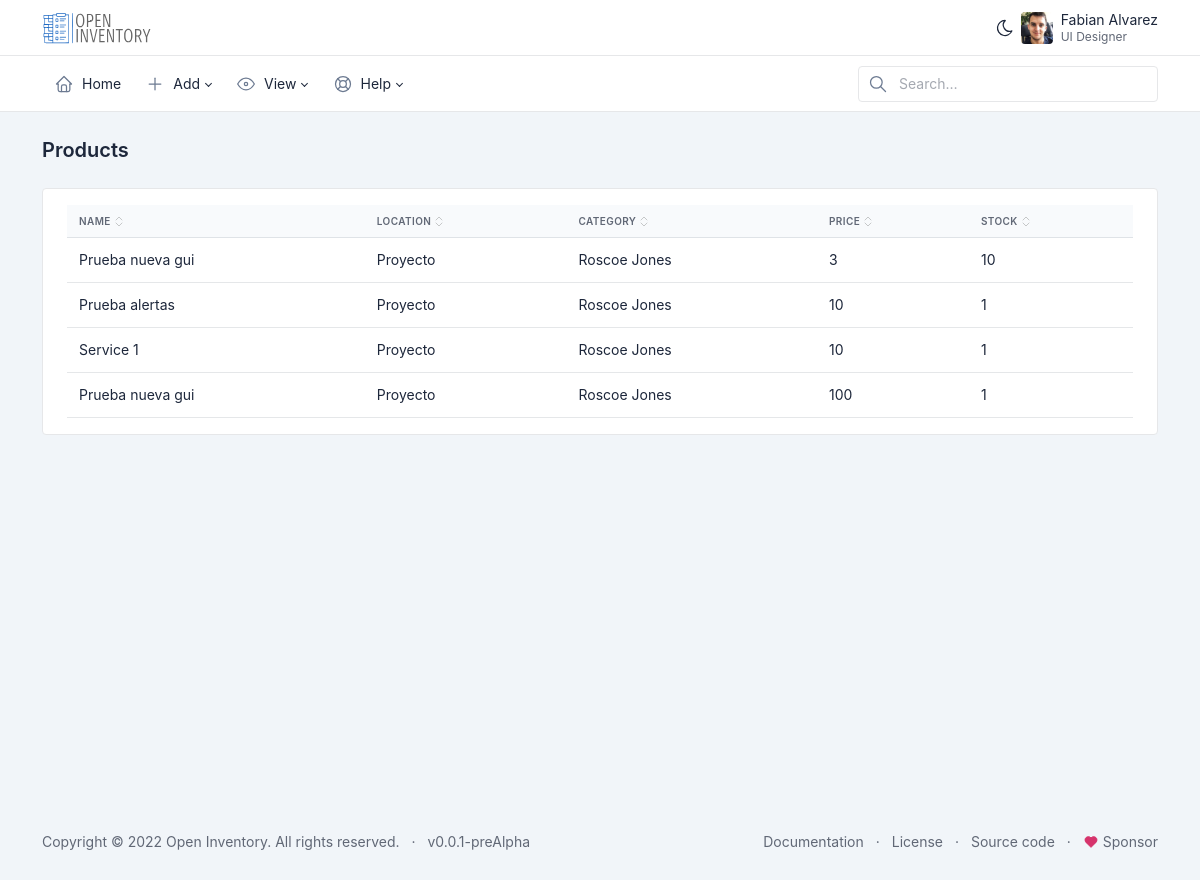
The page /view-products on the database as committed earlier.
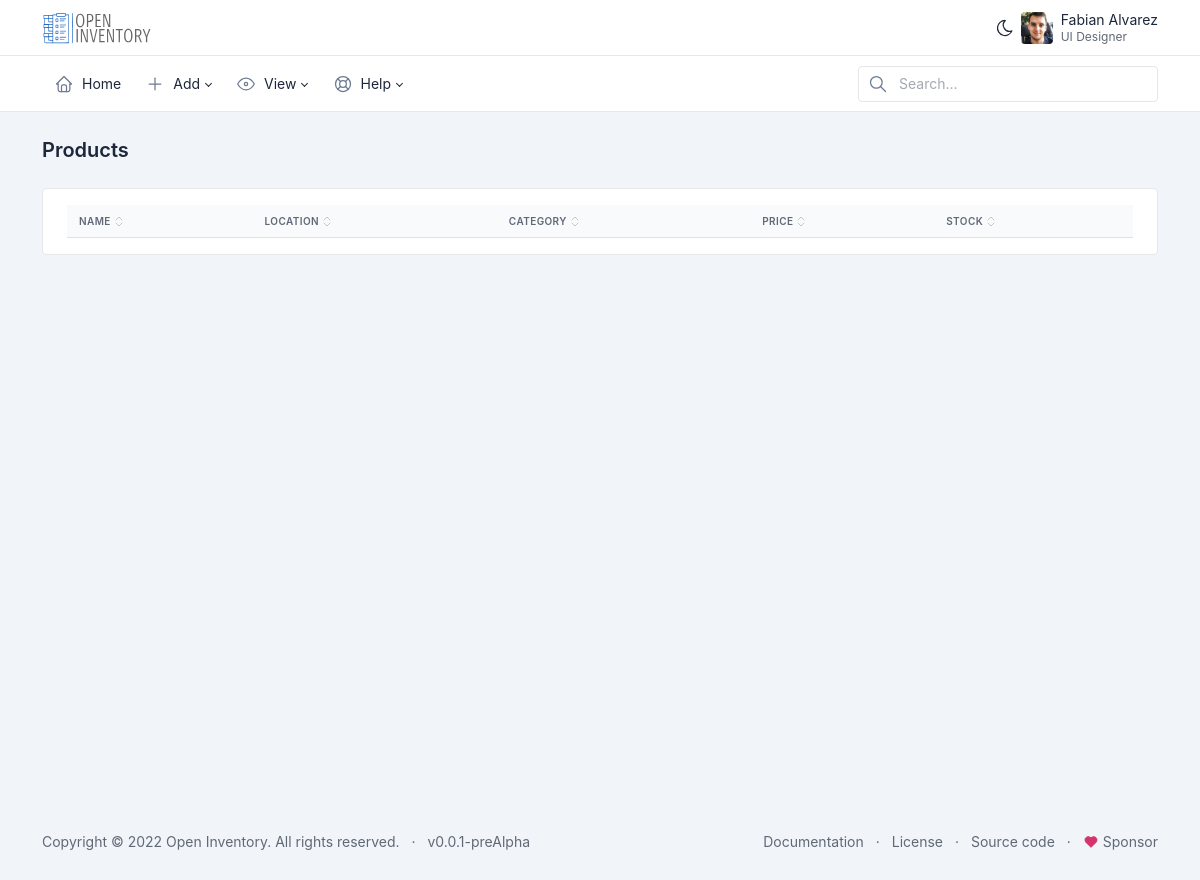
The same page on the database as committed later.
### dashboard/models.py (models this page shows, shortened)
class Product(models.Model):
    name = models.CharField(max_length=200)
    description = models.TextField(null=True, blank=True)
    price = models.IntegerField()
    stock = models.IntegerField()
    category = models.CharField(max_length=200)
    location = models.CharField(max_length=200)
    image = models.ImageField(upload_to='images/', null=True, blank=True)

class Storage(models.Model):
    name = models.CharField(max_length=200)
    description = models.TextField(null=True, blank=True)
    location = models.CharField(max_length=200)
    parent_storage = models.ForeignKey('self', on_delete=models.CASCADE, null=True, blank=True)
    def __str__(self):
        return self.name
    class Meta:
        verbose_name_plural = "Storages"
        verbose_name = "Storage"

class Category(models.Model):
    name = models.CharField(max_length=200)
    description = models.TextField(null=True, blank=True)
    parent_category = models.ForeignKey('self', on_delete=models.CASCADE, null=True, blank=True)
    def __str__(self):
        return self.name
    class Meta:
        verbose_name_plural = "Categories"
        verbose_name = "Category"

### dashboard/views.py (the view)
# urls.py: path('view-products', views.view_products, name='view_products'),
def view_products(request):
  products = Product.objects.all()
  locations = Storage.objects.all()
  locations = list(locations)
  categories = Category.objects.all()
  currency = global_preferences['general__currency_symbol']
  return render(request, 'view-products.html', {"title": "Productos", "products": products, "locations": locations, "currency": currency, "categories": categories })

### dashboard/templatetags/custom_tags.py (called while the page is built)
@register.simple_tag
def get_location(list, location_id):
    location_id = int(location_id)
    return list[location_id-1]

@register.simple_tag
def get_category(list, category_id):
    category_id = int(category_id)
    return list[category_id-1]

### dashboard/templates/view-products.html (shortened to what this page needs)
<!DOCTYPE html>
<html>
<body>
{% extends 'menu.html' %}
{% block pagecontent %}
{% load custom_tags %}
<!doctype html>
<html lang="en">
  <body >
      <div class="page-wrapper">
        <div class="page-header d-print-none">
          <div class="container-xl">
            <div class="row g-2 align-items-center">
              <div class="col">
                <h2 class="page-title">
                  {{_('Products')}}
                </h2>
              </div>
            </div>
          </div>
        </div>
        <div class="page-body">
          <div class="container-xl">
            <div class="card">
              <div class="card-body">
                <div id="table-default" class="table-responsive">
                  <table class="table">
                    <thead>
                      <tr>
                        <th><button class="table-sort" data-sort="sort-name">{{_('Name')}}</button></th>
                        <th><button class="table-sort" data-sort="sort-location">{{_('Location')}}</button></th>
                        <th><button class="table-sort" data-sort="sort-category">{{_('Category')}}</button></th>
                        <th><button class="table-sort" data-sort="sort-price">{{_('Price')}}</button></th>
                        <th><button class="table-sort" data-sort="sort-stock">{{_('Stock')}}</button></th>
                      </tr>
                    </thead>
                    <tbody class="table-tbody">
                    {% for product in products %}
                      <tr>
                        <td class="sort-name"><a class="text-reset" href="{% url 'dashboard:get_product' product.id %}">{{ product.name }}</a></td>
                        <td class="sort-location">{% get_location locations product.location %}</td>
                        <td class="sort-category">{% get_category categories product.category %}</td>
                        <td class="sort-price">{{ product.price }}</td>
                        <td class="sort-stock">{{ product.stock }}</td>
                      </tr>
                    {% endfor %}
                    </tbody>
                  </table>
                </div>
              </div>
            </div>
          </div>
        </div>
      </div>
    </div>
  </body>
</html>
{% endblock %}

### static/templates/menu.html (shortened to what this page needs)
{% load static %}
{% load i18n %}
<!doctype html>
<html lang="en">
   <head>
      <link href="{% static 'css/tabler.min.css' %}" rel="stylesheet"/>
      <link href="{% static 'css/tabler-flags.min.css' %}" rel="stylesheet"/>
      <link href="{% static 'css/tabler-payments.min.css' %}" rel="stylesheet"/>
      <link href="{% static 'css/tabler-vendors.min.css' %}" rel="stylesheet"/>
      <link href="{% static 'css/demo.min.css' %}" rel="stylesheet"/>
   </head>
   <body >
      <div class="page">
      <div class="sticky-top">
         <header class="navbar navbar-expand-md navbar-light sticky-top d-print-none">
            <div class="container-xl">
               <h1 class="navbar-brand navbar-brand-autodark d-none-navbar-horizontal pe-0 pe-md-3">
                  <a href=".">
                  <img src="{% static 'media/logo.svg' %}" width="110" height="32" alt="Tabler" class="navbar-brand-image">
                  </a>
               </h1>
               <div class="navbar-nav flex-row order-md-last">
                  <div class="d-none d-md-flex">
                     <a href="?theme=dark" class="nav-link px-0 hide-theme-dark" title="Enable dark mode" data-bs-toggle="tooltip"
                        data-bs-placement="bottom">
                     </a>
                  </div>
                  <div class="nav-item dropdown">
                     <a href="#" class="nav-link d-flex lh-1 text-reset p-0" data-bs-toggle="dropdown" aria-label="Open user menu">
                        <span class="avatar avatar-sm" style="background-image: url(./static/avatars/000m.jpg)"></span>
                        <div class="d-none d-xl-block ps-2">
                           <div>Fabian Alvarez</div>
                           <div class="mt-1 small text-muted">UI Designer</div>
                        </div>
                     </a>
                  </div>
               </div>
            </div>
         </header>
         <div class="navbar-expand-md">
            <div class="collapse navbar-collapse" id="navbar-menu">
               <div class="navbar navbar-light">
                  <div class="container-xl">
                     <ul class="navbar-nav">
                        {% url 'dashboard:index' as the_url %}
                        {% if request.path == the_url %}
                        <li class="nav-item active">
                           {% else %}
                        <li class="nav-item">
                           {% endif %}
                           <a class="nav-link" href="{% url 'dashboard:index' %}" >
                              <span class="nav-link-icon d-md-none d-lg-inline-block">
                              </span>
                              <span class="nav-link-title">
                              {{_('Home')}}
                              </span>
                           </a>
                        </li>
                        <li class="nav-item dropdown">
                           <a class="nav-link dropdown-toggle" href="#navbar-extra" data-bs-toggle="dropdown" data-bs-auto-close="outside" role="button" aria-expanded="false" >
                              <span class="nav-link-icon d-md-none d-lg-inline-block">
                              </span>
                              <span class="nav-link-title">
                              {{_('Add')}}
                              </span>
                           </a>
                        </li>
                        <li class="nav-item dropdown">
                           <a class="nav-link dropdown-toggle" href="#navbar-extra" data-bs-toggle="dropdown" data-bs-auto-close="outside" role="button" aria-expanded="false" >
                              <span class="nav-link-icon d-md-none d-lg-inline-block">
                              </span>
                              <span class="nav-link-title">
                              {{_('View')}}
                              </span>
                           </a>
                        </li>
                        <li class="nav-item dropdown">
                           <a class="nav-link dropdown-toggle" href="#navbar-help" data-bs-toggle="dropdown" data-bs-auto-close="outside" role="button" aria-expanded="false" >
                              <span class="nav-link-icon d-md-none d-lg-inline-block">
                              </span>
                              <span class="nav-link-title">
                              Help
                              </span>
                           </a>
                        </li>
                     </ul>
                     <div class="my-2 my-md-0 flex-grow-1 flex-md-grow-0 order-first order-md-last">
                        <form action="./" method="get" autocomplete="off" novalidate>
                           <div class="input-icon">
                              <span class="input-icon-addon">
                              </span>
                              <input type="text" value="" class="form-control" placeholder="Search…" aria-label="Search in website" id="search">
                           </div>
                        </form>
                     </div>
                  </div>
               </div>
            </div>
         </div>
      </div>
      <div class="page-wrapper">
         {% block pagecontent %}
         {% endblock %}
      <footer class="footer footer-transparent d-print-none">
         <div class="container-xl">
           <div class="row text-center align-items-center flex-row-reverse">
             <div class="col-lg-auto ms-lg-auto">
               <ul class="list-inline list-inline-dots mb-0">
                 <li class="list-inline-item"><a href="./docs/" class="link-secondary">Documentation</a></li>
                 <li class="list-inline-item"><a href="./license.html" class="link-secondary">License</a></li>
                 <li class="list-inline-item"><a href="https://github.com/SantaCRC/OpenInventory" target="_blank" class="link-secondary" rel="noopener">Source code</a></li>
                 <li class="list-inline-item">
                   <a href="https://github.com/sponsors/SantaCRC" target="_blank" class="link-secondary" rel="noopener">
                     Sponsor
                   </a>
                 </li>
               </ul>
             </div>
             <div class="col-12 col-lg-auto mt-3 mt-lg-0">
               <ul class="list-inline list-inline-dots mb-0">
                 <li class="list-inline-item">
                   Copyright © {% now 'Y' %}
                   <a href="." class="link-secondary">Open Inventory</a>.
                   All rights reserved.
                 </li>
                 <li class="list-inline-item">
                   <a href="./changelog.html" class="link-secondary" rel="noopener">
                     v0.0.1-preAlpha
                   </a>
                 </li>
               </ul>
             </div>
           </div>
         </div>
       </footer>
   </body>
</html>

### static/templates/menu.html (style rules this page uses)
:root { --tblr-font-sans-serif: Inter, -apple-system, BlinkMacSystemFont, San Francisco, Segoe UI, Roboto, Helvetica Neue, sans-serif; }

Rows that differ between the two databases and show on the page:
removed Product: name "Prueba nueva gui", location.name "Proyecto", category.name "Roscoe Jones", price "3", stock "10"
removed Product: name "Prueba alertas", location.name "Proyecto", category.name "Roscoe Jones", price "10", stock "1"
removed Product: name "Service 1", location.name "Proyecto", category.name "Roscoe Jones", price "10", stock "1"
removed Product: name "Prueba nueva gui", location.name "Proyecto", category.name "Roscoe Jones", price "100", stock "1"
